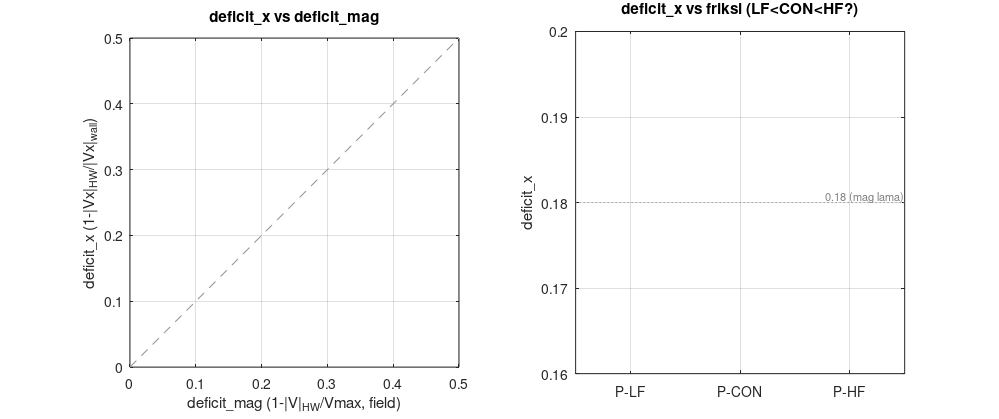

Source code (MATLAB):
function out = PAB_HW_vxvy_deficit(varargin)
%PAB_HW_VXVY_DEFICIT  Dekomposisi Vx/Vy hanging-wall & defisit transport horizontal.
%
%   Ambil kurva POT hanging-wall (HW) & footwall (FW) IDENTIK dgn PAB4AXPOT
%   CLEAN, tetapi PISAHKAN kecepatan |V| menjadi komponen horizontal Vx dan
%   vertikal Vy, lalu isolasi DEFISIT TRANSPORT HORIZONTAL HW vs dinding
%   pendorong (shortening yg diserap sesar aktif).
%
%   Latar: klaim inti = HW aktif selalu lebih lambat dari dinding, defisit ~18%
%   (HW ~= 0.82 x Vmax). Angka 18% itu dihitung dari |V| (campur transport
%   horizontal + pengangkatan ramp). Defisit yg BENAR secara fisika harus dari
%   Vx. Skrip ini menghitung deficit_x dan membandingkannya dgn deficit_mag lama.
%
%   PENTING (temuan verifikasi data, 2026-07-20):
%     * velocity_magnitude PIVlab = hypot(u_smoothed, v_smoothed) PERSIS (err 0%).
%       u_component/v_component KOSONG di berkas ini; sqrt(u_filtered^2+v_filtered^2)
%       beda ~48% dari |V|. Jadi komponen yg KONSISTEN dgn |V| (baseline deficit
%       0.18 di PAB4AXPOT) = u_smoothed/v_smoothed -> itu yg dipakai (bukan
%       u_filtered spt bunyi prompt). Ini menjaga sqrt(Vx^2+Vy^2) == |V|.
%     * Shortening di zona ukur (kamera tengah, ukur dari kiri) bergerak ke +x
%       (u_smoothed ~ +5.6 px/frame di kolom max|V|), BUKAN -x. Defisit dilaporkan
%       dari |Vx| (magnitude) supaya kebal arah; arah dinding dideteksi dari data.
%
%   Reuse jalur kanonik PAB4AXPOT (jangan bikin sampler paralel):
%     step1Session.loadAllFrames -> i_resolveLine (potdata garis-1 / autoPSG 75%)
%     -> step1Collect.collectAlongLine(data,p1,p2,sp,SRC) utk SRC =
%        'velocity_magnitude' | 'u_smoothed' | 'v_smoothed' (node SAMA)
%     -> records.normalize/applyColors ; potdata excluded+cutFrame ; trim [startF,endF].
%
%   Usage:
%     PAB_HW_vxvy_deficit                       % semua kondisi CON/HF/LF di EXP Q1
%     PAB_HW_vxvy_deficit('root', DIR)          % override folder induk EXP Q1
%     PAB_HW_vxvy_deficit('conditions', {'P-CON-4cm-F'})   % subset
%
%   Output ke PAB/CLCC/VXVY/ :
%     - PAB_VXVY_<cond>.pdf   (per kondisi: Vx_HW/Vy_HW/env vs strain, tiap run)
%     - PAB_VXVY_summary.pdf  (deficit_x vs deficit_mag ; deficit vs friksi)
%     - PAB_VXVY_panels.csv   (tabel numerik penuh)
%     - PAB_VXVY_result.json  (semua metrik + metadata + sanity)
%     - PAB_VXVY_report.md    (metode + angka final)
%     - PAB_VXVY_data.mat     (struct panel reusable)
%
%   Jalankan pab_setup dulu (pivcore/pivui on path). MATLAB R2025b.

    p = inputParser;
    p.addParameter('root', '', @(s) ischar(s)||isstring(s));
    p.addParameter('conditions', {}, @(c) iscell(c));
    p.addParameter('plateauK', 20, @(x) isscalar(x)&&x>=1);   % lebar jendela plateau (frame)
    p.addParameter('regen', false, @(x) islogical(x)||isnumeric(x));  % hanya rebuild report+summary dari .mat
    p.parse(varargin{:});
    root = char(p.Results.root);
    conds = p.Results.conditions;
    plateauK = p.Results.plateauK;

    outDir0 = fullfile(fileparts(mfilename('fullpath')), 'CLCC', 'VXVY');
    if p.Results.regen
        % Regenerasi CEPAT report + summary + CSV + JSON dari PAB_VXVY_data.mat
        % (tanpa re-sampling). Berguna setelah ubah teks/plot ringkas.
        L = load(fullfile(outDir0,'PAB_VXVY_data.mat'));   % panels, result
        fo = {'P-LF-4cm-F','P-CON-4cm-F','P-HF-4cm-F'};
        fc = containers.Map({'P-LF-4cm-F','P-CON-4cm-F','P-HF-4cm-F'}, ...
            {[0.20 0.45 0.80],[0.35 0.35 0.35],[0.80 0.20 0.20]});
        R2 = L.result; R2.summary = i_summaryStats(L.panels, fo);
        R2.panels = i_panelsForJson(L.panels);
        i_plotSummary(L.panels, fo, fc, fullfile(outDir0,'PAB_VXVY_summary.pdf'));
        i_writeCsv(L.panels, fullfile(outDir0,'PAB_VXVY_panels.csv'));
        fid=fopen(fullfile(outDir0,'PAB_VXVY_result.json'),'w');
        fwrite(fid, jsonencode(R2,'PrettyPrint',true)); fclose(fid);
        i_writeReport(R2, fullfile(outDir0,'PAB_VXVY_report.md'));
        fprintf('REGEN selesai: report+summary+csv+json diperbarui dari .mat\n');
        if nargout>0, out=R2; end
        return;
    end

    if isempty(root)
        root = fullfile(getenv('HOME'), 'MACTERR_shared', 'EXP_coll', 'EXP Q1');
    end
    if isempty(conds)
        conds = {'P-CON-4cm-F','P-HF-4cm-F','P-LF-4cm-F'};
    end

    outDir = fullfile(fileparts(mfilename('fullpath')), 'CLCC', 'VXVY');
    if ~isfolder(outDir), mkdir(outDir); end

    log = i_logger(outDir);
    log('=== PAB_HW_vxvy_deficit ===');
    log(sprintf('root      : %s', root));
    log(sprintf('conditions: %s', strjoin(conds, ', ')));
    log(sprintf('plateauK  : %d frame', plateauK));
    log(sprintf('outDir    : %s', outDir));

    % Palet warna friksi (ilmiah, tegas): LF biru, CON abu, HF merah.
    frictionOrder = {'P-LF-4cm-F','P-CON-4cm-F','P-HF-4cm-F'};
    frictionColor = containers.Map( ...
        {'P-LF-4cm-F','P-CON-4cm-F','P-HF-4cm-F'}, ...
        {[0.20 0.45 0.80],[0.35 0.35 0.35],[0.80 0.20 0.20]});

    RESULT = struct('generatedAt', datestr(now,'yyyy-mm-dd HH:MM:SS'), ...
        'root', root, 'plateauK', plateauK, 'conditions', {{}});
    ALLPANELS = {};   % flatten untuk .mat/.csv

    for ci = 1:numel(conds)
        cond = conds{ci};
        cdir = fullfile(root, cond);
        if ~isfolder(cdir), log(sprintf('[SKIP] tak ada folder: %s', cdir)); continue; end
        files = i_findExpFiles(cdir);
        log(sprintf('--- %s : %d run ---', cond, numel(files)));

        runs = {};
        for i = 1:numel(files)
            [~,bn] = fileparts(files{i});
            log(sprintf('  [%s] %s', cond, bn));
            try
                R = i_analyzeExp(files{i}, plateauK, log);
            catch ME
                log(sprintf('    [FAIL] %s : %s', bn, ME.message));
                continue;
            end
            R.condition = cond;
            R.runIndex  = i;
            runs{end+1} = R; %#ok<AGROW>
            for k = 1:numel(R.faults)
                fr = R.faults{k};
                fr.condition = cond; fr.base = R.base; fr.runIndex = i;
                fr.calibrated = R.calibrated; fr.vMult = R.vMult;
                fr.deficit_mag_env = R.deficit_env_used;   % dinding pilihan
                ALLPANELS{end+1} = fr; %#ok<AGROW>
            end
        end

        % --- figur per kondisi ---
        try
            i_plotCondition(runs, cond, fullfile(outDir, sprintf('PAB_VXVY_%s.pdf', cond)));
            log(sprintf('  -> PDF: PAB_VXVY_%s.pdf', cond));
        catch ME
            log(sprintf('  [PLOT FAIL] %s : %s', cond, ME.message));
        end

        cs = struct('name', cond, 'runs', {runs});
        RESULT.conditions{end+1} = cs;
    end

    % --- figur ringkas lintas kondisi ---
    try
        i_plotSummary(ALLPANELS, frictionOrder, frictionColor, ...
            fullfile(outDir,'PAB_VXVY_summary.pdf'));
        log('-> PDF: PAB_VXVY_summary.pdf');
    catch ME
        log(sprintf('[SUMMARY PLOT FAIL] %s', ME.message));
    end

    % --- CSV ---
    try
        i_writeCsv(ALLPANELS, fullfile(outDir,'PAB_VXVY_panels.csv'));
        log('-> CSV: PAB_VXVY_panels.csv');
    catch ME
        log(sprintf('[CSV FAIL] %s', ME.message));
    end

    % --- JSON ---
    RESULT.panels = i_panelsForJson(ALLPANELS);
    RESULT.summary = i_summaryStats(ALLPANELS, frictionOrder);
    try
        fid = fopen(fullfile(outDir,'PAB_VXVY_result.json'),'w');
        fwrite(fid, jsonencode(RESULT, 'PrettyPrint', true)); fclose(fid);
        log('-> JSON: PAB_VXVY_result.json');
    catch ME
        log(sprintf('[JSON FAIL] %s', ME.message));
    end

    % --- report .md ---
    try
        i_writeReport(RESULT, fullfile(outDir,'PAB_VXVY_report.md'));
        log('-> MD: PAB_VXVY_report.md');
    catch ME
        log(sprintf('[REPORT FAIL] %s', ME.message));
    end

    % --- .mat ---
    try
        panels = ALLPANELS; result = RESULT; %#ok<NASGU>
        save(fullfile(outDir,'PAB_VXVY_data.mat'), 'panels', 'result');
        log('-> MAT: PAB_VXVY_data.mat');
    catch ME
        log(sprintf('[MAT FAIL] %s', ME.message));
    end

    log('=== SELESAI ===');
    if nargout>0, out = RESULT; end
end

% =====================================================================
function R = i_analyzeExp(matFile, plateauK, log)
%I_ANALYZEEXP  Satu eksperimen: sampel |V|/Vx/Vy pada node SAMA, resolusi
%   sesar, hitung defisit + amalgamasi multi-kriteria. Reuse jalur PAB4AXPOT.
    [~, base] = fileparts(matFile);
    R = struct('base', base, 'matFile', matFile);

    % --- muat + garis PSG (jalur kanonik) ---
    data = pivcore.io.step1Session.loadAllFrames(matFile);
    [p1, p2] = i_resolveLine(matFile, data);
    sp = pivcore.io.step1Session.savedSpacing(matFile);
    if ~(isscalar(sp)&&isfinite(sp)&&sp>0)
        dd = pivcore.data.nodeSpacing(data);
        if isfinite(dd)&&dd>0, sp=round(dd); else, sp=10; end
    end

    % --- sampel TIGA sumber pada node IDENTIK ---
    recM = pivcore.pot.records.applyColors(pivcore.pot.records.normalize( ...
        pivcore.pot.step1Collect.collectAlongLine(data,p1,p2,sp,'velocity_magnitude')));
    recU = pivcore.pot.records.normalize( ...
        pivcore.pot.step1Collect.collectAlongLine(data,p1,p2,sp,'u_smoothed'));
    recV = pivcore.pot.records.normalize( ...
        pivcore.pot.step1Collect.collectAlongLine(data,p1,p2,sp,'v_smoothed'));

    nF = 0; for r=1:numel(recM), nF=max(nF,numel(recM(r).data)); end; nF=max(1,nF);

    % Node harus align (jumlah & posPx). Verifikasi.
    if ~(numel(recM)==numel(recU) && numel(recU)==numel(recV))
        error('Node count mismatch |V|=%d Vx=%d Vy=%d', numel(recM),numel(recU),numel(recV));
    end

    % --- SANITY KALIBRASI (menghentikan): calu==calv==calxy (isotropik). ---
    calu=i_cal(data,'calu'); calv=i_cal(data,'calv'); calxy=i_cal(data,'calxy');
    R.cal = struct('calu',calu,'calv',calv,'calxy',calxy);
    if isfinite(calu)&&isfinite(calv) && abs(calu-calv) > 1e-9*max(1,abs(calu))
        error(['SANITY KALIBRASI GAGAL: calu(%.6g) != calv(%.6g) -> konversi spasial ' ...
            'anisotropik; Vx/Vy tak sebanding. Hentikan.'], calu, calv);
    end

    % --- INFO: |V|_self=hypot(Vx,Vy) vs field velocity_magnitude ---
    %   Setelah blok-average 3x3 + MA, field |V| = mean(|v| per sel) sedangkan
    %   Vx/Vy = mean komponen; karena arah aliran beragam dlm blok, hypot(Vx,Vy)
    %   != |V| (sifat urutan-averaging, BUKAN bug). Analisis ini memakai
    %   |V|_self = hypot(Vx,Vy) (konsisten-diri: sqrt(Vx^2+Vy^2)=|V| by
    %   construction). Field |V| disimpan HANYA sbg referensi deficit_mag lama.
    dmax=0; dmed=[];
    for r = 1:numel(recM)
        m=recM(r).data(:).'; u=recU(r).data(:).'; v=recV(r).data(:).';
        L=min([numel(m) numel(u) numel(v)]); m=m(1:L);u=u(1:L);v=v(1:L);
        rec=hypot(u,v); g=isfinite(rec)&isfinite(m)&(m>1e-6);
        if ~any(g), continue; end
        e=abs(rec(g)-m(g))./m(g); dmax=max(dmax,max(e)); dmed=[dmed e]; %#ok<AGROW>
    end
    R.selfVsField = struct('maxRelErr', dmax, ...
        'medRelErr', i_m(dmed), ...
        'note', '|V|_self=hypot(Vx,Vy) dipakai; beda vs field = artefak urutan-average (bukan bug).');
    log(sprintf('    |V|_self vs field |V|: median=%.2g%% max=%.2g%% (informatif; |V|_self dipakai)', ...
        i_m(dmed)*100, dmax*100));

    % --- potdata: excluded + cutFrame (POSISIONAL, semua sumber sama) ---
    recM = i_applyPotData(matFile, recM);
    recU = i_copyPotFlags(recM, recU);
    recV = i_copyPotFlags(recM, recV);

    % --- kalibrasi cm/s (paritas frameCatalog velMultGeom) ---
    [strTot, ~, dxCm] = pivcore.export.frameCatalog.readGeom(matFile);
    dtSec = pivcore.export.frameCatalog.readExifDt(matFile);
    envRaw = i_indenterEnv(recM, nF, false);          % envelope MENTAH (kalibrasi stabil)
    indMax = NaN; if ~isempty(envRaw), e=envRaw(isfinite(envRaw)); if ~isempty(e), indMax=max(e); end, end
    vMult = NaN;
    if isfinite(dxCm)&&dxCm>0 && isfinite(dtSec)&&dtSec>0 && nF>1 && isfinite(indMax)&&indMax>0
        vMult = (dxCm/((nF-1)*dtSec)) / indMax;         % cm/s per (px/frame)
    end
    calibrated = isfinite(vMult) && vMult>0;
    if ~calibrated, vMult = 1; end
    R.calibrated = calibrated; R.vMult = vMult; R.nF = nF; R.strainTot = strTot;
    R.indMax = indMax; R.dxCm = dxCm; R.dtSec = dtSec;

    % X-axis strain%
    haveStrain = isfinite(strTot)&&strTot~=0&&nF>1;
    if haveStrain, xr = (0:nF-1)/(nF-1)*strTot; else, xr = 1:nF; end
    R.xr = xr; R.haveStrain = haveStrain;

    % --- envelope dinding: (a) empiris |V| ; (b) indenter axpot bila ada ---
    envA = i_indenterEnv(recM, nF, true);               % hormati excluded (clean, FIELD |V|)
    R.env_mag = envA;                                    % referensi field
    % Komponen envelope: pada tiap frame ambil Vx,Vy pada node ber-|V|_self maks.
    % env_mag_self = hypot(env_vx,env_vy) -> konsisten-diri (baseline analisis).
    [envVx, envVy, envMagSelf] = i_envComponents(recM, recU, recV, nF);
    R.env_vx = envVx; R.env_vy = envVy; R.env_mag_self = envMagSelf;
    % (b) indenter dari axpot sidecar (referensi independen) bila tersedia.
    [envB_mag, haveB] = i_axpotIndenter(matFile, nF);
    R.env_axpot = envB_mag; R.haveAxpot = haveB;
    % Perbandingan (a) vs (b) di plateau global (median 20% frame terakhir aktif).
    R.envAB = i_compareEnv(envA, envB_mag, haveB);

    % Envelope drift (uji paralaks): fit linier |V|_wall vs strain.
    R.envDrift = i_envDrift(xr, envA);

    % dinding yg DIPAKAI utk deficit: default empiris (a). Simpan flag.
    R.deficit_env_used = 'empirical';

    % --- sesar dari faults.json ---
    R.faults = i_analyzeFaults(matFile, data, recM, recU, recV, nF, xr, vMult, ...
        envA, envMagSelf, envVx, plateauK, log);
end

% =====================================================================
function F = i_analyzeFaults(matFile, data, recM, recU, recV, nF, xr, vMult, ...
        envMagField, envMagSelf, envVx, plateauK, log)
%I_ANALYZEFAULTS  Per sesar utama: kurva HW/FW untuk |V|/Vx/Vy, jendela aktif,
%   amalgamasi multi-kriteria, plateau median, deficit_mag & deficit_x.
    F = {};
    try
        doc = pivcore.io.pab5Faults.read(matFile);
    catch
        return;
    end
    if ~isstruct(doc)||~isfield(doc,'faults')||isempty(doc.faults), return; end
    FF = doc.faults; if isstruct(FF), FF=num2cell(FF); end

    for k = 1:numel(FF)
        f = FF{k}; if ~isstruct(f), continue; end
        if isfield(f,'enabled')&&isscalar(f.enabled)&&~logical(f.enabled), continue; end
        if isfield(f,'parentId')&&~isempty(f.parentId)&&(ischar(f.parentId)||isstring(f.parentId)) ...
                && ~isempty(char(f.parentId)), continue; end   % sub-fault: lewati

        hwRow = i_rowForPos(recM, f.hwPosPx);
        fwRow = i_rowForPos(recM, f.fwPosPx);
        if isempty(hwRow), continue; end

        % Deret HW/FW utk tiga sumber (trim identik).
        mHW = i_dispY(recM, hwRow, nF); uHW = i_dispY(recU, hwRow, nF); vHW = i_dispY(recV, hwRow, nF);
        mFW=[];uFW=[];vFW=[];
        if ~isempty(fwRow)
            mFW=i_dispY(recM,fwRow,nF); uFW=i_dispY(recU,fwRow,nF); vFW=i_dispY(recV,fwRow,nF);
        end

        % Jendela aktif [a,b] dari faults.json.
        a=f.startF; b=f.endF;
        if ~(isfinite(a)&&isfinite(b))
            gg=isfinite(mHW); idx=find(gg); if isempty(idx), a=1;b=nF; else,a=idx(1);b=idx(end);end
        end
        a=max(1,round(min(a,b))); b=min(nF,round(max(a,b)));

        % AX-SLIP komponen = Vx_HW - Vx_FW (utk startF & amalgamasi).
        axslip = nan(1,nF);
        if ~isempty(uFW)
            L=min(numel(uHW),numel(uFW)); axslip(1:L)=uHW(1:L)-uFW(1:L);
        end
        % |V| net-slip lama (utk validasi startF json).
        startF_axslip = i_startFromAxslip(axslip);

        % --- amalgamasi multi-kriteria ---
        % (1) X-FS dari faults.json.
        xfs = NaN; if isfield(f,'fsr')&&isscalar(f.fsr)&&isfinite(f.fsr), xfs=f.fsr; end
        % (2) AX-SLIP -> 0 (turun ke bawah noise & tetap).
        amalg_axslip = i_amalgFromAxslip(axslip, a, b);
        % (3) shear_rate -> 0 di zona sesar (node HW..FW). Pakai |V| kurva sbg
        %     proxy? Tidak: baca shear_rate langsung sepanjang node HW..FW.
        amalg_shear = i_amalgFromShear(data, recM, hwRow, fwRow, nF, a, b);
        % (4) endF human label (faults.json).
        amalg_endF = b;

        cand = [xfs amalg_axslip amalg_shear amalg_endF];
        cand = cand(isfinite(cand));
        amalgFrame = amalg_endF;   % default: endF human
        if ~isempty(cand), amalgFrame = round(median(cand)); end
        amalgFrame = max(a+1, min(nF, amalgFrame));
        amalgSpread = NaN; if numel(cand)>=2, amalgSpread = max(cand)-min(cand); end

        % --- plateau fase-aktif: median jendela [amalg-K, amalg] ---
        w0 = max(a, amalgFrame - plateauK); w1 = amalgFrame;
        win = w0:w1;
        % |V|_self HW = hypot(Vx,Vy) konsisten-diri (baseline utama).
        magSelfHW = hypot(uHW, vHW);
        magSelfHWp = i_medWin(magSelfHW, win);
        magFieldHWp = i_medWin(mHW, win);      % field |V| (referensi 0.18 lama)
        vxHWp  = i_medWin(uHW, win);
        vyHWp  = i_medWin(vHW, win);
        % dinding pada jendela sama.
        magWallSelf  = i_medWin(envMagSelf,  win);
        magWallField = i_medWin(envMagField, win);
        vxWall  = i_medWin(envVx,  win);

        % deficit horizontal (|Vx|, kebal arah) = ANGKA BARU yg dicari.
        deficit_x   = i_deficit(abs(vxHWp), abs(vxWall));
        % deficit magnitude: (self) konsisten-diri & (field) referensi ke 0.18.
        deficit_mag_self  = i_deficit(magSelfHWp,  magWallSelf);
        deficit_mag_field = i_deficit(magFieldHWp, magWallField);
        deficit_mag = deficit_mag_self;   % baseline utama = self
        VyOverVx    = NaN; if isfinite(vyHWp)&&abs(vxHWp)>1e-9, VyOverVx = abs(vyHWp)/abs(vxHWp); end

        % kematangan: sesar termuda (endF ~ nF) TANDAI (belum matang).
        mature = (b < 0.95*nF);
        % suspect: HW plateau ~0 (def_x mendekati 1) atau HW>=wall (def<0) atau
        %   jendela plateau terlalu pendek -> kemungkinan node HW jatuh di zona
        %   mati/tepi atau sesar meliputi seluruh domain. TANDAI (bukan drop diam).
        suspect = false;
        if ~isfinite(deficit_x) || deficit_x > 0.85 || deficit_x < -0.05 ...
                || (w1-w0) < 5 || ~isfinite(vxWall) || abs(vxWall) < 1e-3
            suspect = true;
        end
        if suspect, mature = false; end   % keluarkan dari statistik matang

        fs = struct();
        fs.uiNum = i_scalarField(f,'uiNum');
        fs.hwPosPx = f.hwPosPx; fs.fwPosPx = f.fwPosPx;
        fs.a=a; fs.b=b;
        fs.startF_json = f.startF; fs.startF_axslip = startF_axslip;
        fs.amalg_xfs = xfs; fs.amalg_axslip = amalg_axslip; ...
        fs.amalg_shear = amalg_shear; fs.amalg_endF = amalg_endF;
        fs.amalgFrame = amalgFrame; fs.amalgSpread = amalgSpread;
        fs.plateauWin = [w0 w1];
        fs.mag_HW_plateau = magSelfHWp;      % |V|_self (baseline)
        fs.magField_HW_plateau = magFieldHWp;
        fs.vx_HW_plateau = vxHWp; fs.vy_HW_plateau = vyHWp;
        fs.mag_wall = magWallSelf; fs.magField_wall = magWallField; fs.vx_wall = vxWall;
        fs.deficit_mag = deficit_mag;            % = deficit_mag_self
        fs.deficit_mag_self = deficit_mag_self;
        fs.deficit_mag_field = deficit_mag_field;
        fs.deficit_x = deficit_x; fs.VyOverVx = VyOverVx;
        fs.mature = mature; fs.suspect = suspect;
        % simpan deret utk plot (cm/s bila vMult). mag_HW = |V|_self.
        fs.series = struct('xr',xr, 'vx_HW',uHW*vMult, 'vy_HW',vHW*vMult, ...
            'mag_HW',magSelfHW*vMult, 'env_vx',envVx*vMult, 'env_mag',envMagSelf*vMult, ...
            'axslip', axslip*vMult);
        F{end+1} = fs; %#ok<AGROW>

        log(sprintf('    F%g: [a,b]=[%d,%d] amalg=%d (xfs=%s axslip=%s shear=%s endF=%d) | def_x=%.3f def_mag(self=%.3f field=%.3f) Vy/Vx=%.2f %s', ...
            fs.uiNum, a, b, amalgFrame, i_ns(xfs), i_ns(amalg_axslip), i_ns(amalg_shear), b, ...
            deficit_x, deficit_mag_self, deficit_mag_field, VyOverVx, ...
            [i_tf(~mature&&~suspect,'[IMMATURE]','') i_tf(suspect,'[SUSPECT-dropped]','')]));
    end
end

% =====================================================================
% ---- helper reuse jalur PAB4AXPOT ----
function [p1,p2] = i_resolveLine(matFile, data)
    p1=[];p2=[];
    ln = pivcore.export.frameCatalog.lineFromPotData(matFile);
    if ~isempty(ln), p1=ln.p1(:).'; p2=ln.p2(:).'; return; end
    la = pivcore.io.step1Session.loadLine(matFile);
    if ~isempty(la)&&isfield(la,'p1')&&isfield(la,'p2'), p1=la.p1(:).'; p2=la.p2(:).'; return; end
    x=pivcore.data.safeFrame(data.x,1); y=pivcore.data.safeFrame(data.y,1);
    xE=[min(x(:)) max(x(:))]; yE=[min(y(:)) max(y(:))];
    yL=yE(2)-0.75*(yE(2)-yE(1)); p1=[xE(1) yL]; p2=[xE(2) yL];
end

function files = i_findExpFiles(expDir)
    d=dir(fullfile(expDir,'*.mat')); d=d(~[d.isdir]);
    names={};keys={};
    for k=1:numel(d)
        nm=d(k).name;
        if ~isempty(regexpi(nm,'_[a-z0-9]+\.mat$','once')), continue; end
        if ~isempty(regexpi(nm,'^(PABSA|PAB\d|progress|.*_progress_)','once')), continue; end
        names{end+1}=fullfile(d(k).folder,nm); %#ok<AGROW>
        tok=regexpi(nm,'-(\d+)-OVL','tokens','once');
        if ~isempty(tok), keys{end+1}=sprintf('%06d',str2double(tok{1})); else, keys{end+1}=lower(nm); end %#ok<AGROW>
    end
    if isempty(names), files={}; return; end
    [~,ord]=sort(keys); files=names(ord);
end

function recs = i_applyPotData(matFile, recs)
    try, doc=pivcore.io.pab4PotData.read(matFile); catch, return; end
    if ~isstruct(doc)||~isfield(doc,'psgLines')||isempty(doc.psgLines), return; end
    ln=doc.psgLines{1}; if ~isstruct(ln)||~isfield(ln,'curves'), return; end
    m=min(numel(recs),numel(ln.curves));
    for k=1:m
        c=ln.curves{k}; if ~isstruct(c), continue; end
        if isfield(c,'cutFrame')&&isscalar(c.cutFrame)&&isfinite(c.cutFrame)
            recs(k).cutManual=true; recs(k).cutFrame=c.cutFrame;
        end
        if isfield(c,'excluded')&&isscalar(c.excluded)&&logical(c.excluded), recs(k).excluded=true; end
    end
end

function dst = i_copyPotFlags(src, dst)
%I_COPYPOTFLAGS  Salin flag excluded/cutFrame dari recM (|V|) ke recU/recV agar
%   trim & exclusion IDENTIK di tiga sumber (node align).
    m=min(numel(src),numel(dst));
    for k=1:m
        if isfield(src(k),'excluded')&&isscalar(src(k).excluded)&&logical(src(k).excluded), dst(k).excluded=true; end
        if isfield(src(k),'cutManual')&&src(k).cutManual
            dst(k).cutManual=true; dst(k).cutFrame=src(k).cutFrame;
        end
    end
end

function r = i_rowForPos(recs, posPx)
    r=[]; if ~isscalar(posPx)||~isfinite(posPx)||isempty(recs), return; end
    best=inf;bestR=[];ps=[];
    for k=1:numel(recs)
        if isfield(recs(k),'excluded')&&isscalar(recs(k).excluded)&&logical(recs(k).excluded), continue; end
        p=NaN; if isfield(recs(k),'posPx')&&isscalar(recs(k).posPx), p=recs(k).posPx; end
        if isfinite(p), ps(end+1)=p; d=abs(p-posPx); if d<best,best=d;bestR=k;end; end %#ok<AGROW>
    end
    if isempty(bestR), return; end
    sp=10; if numel(ps)>=2, dsp=median(diff(sort(ps))); if isfinite(dsp)&&dsp>0, sp=dsp; end, end
    if best<=max(8,0.75*sp), r=bestR; end
end

function y = i_dispY(recs, row, nF)
    y=[]; if isempty(row)||row<1||row>numel(recs), return; end
    [~,y]=pivcore.pot.records.curveXY(recs(row), nF);
    y=pivui.pab4Shell.applyTrimYV(recs(row), y);
    y=y(:).';
end

function env = i_indenterEnv(recs, nF, honorExcluded)
    M=-inf(1,nF); any_=false;
    for r=1:numel(recs)
        if honorExcluded&&isfield(recs(r),'excluded')&&isscalar(recs(r).excluded)&&logical(recs(r).excluded), continue; end
        [~,yv]=pivcore.pot.records.curveXY(recs(r),nF);
        yv=pivui.pab4Shell.applyTrimYV(recs(r),yv);
        if isempty(yv), continue; end
        m=numel(yv); seg=M(1:m); g=isfinite(yv); seg(g)=max(seg(g),yv(g)); M(1:m)=seg; any_=true;
    end
    if ~any_, env=[]; return; end
    M(~isfinite(M))=NaN; env=M;
end

function [envVx, envVy, envMagSelf] = i_envComponents(recM, recU, recV, nF)
%I_ENVCOMPONENTS  Pada tiap frame, ambil Vx/Vy pada node ber-|V|_self MAKS
%   (|V|_self=hypot(Vx,Vy); excluded dihormati). Ini "dinding pendorong"
%   konsisten-diri: envMagSelf=hypot(envVx,envVy).
    envVx=nan(1,nF); envVy=nan(1,nF); envMagSelf=nan(1,nF);
    nR=numel(recM);
    YU=nan(nR,nF); YV=nan(nR,nF);
    for r=1:nR
        if isfield(recM(r),'excluded')&&isscalar(recM(r).excluded)&&logical(recM(r).excluded), continue; end
        yu=i_dispY(recU,r,nF); yv=i_dispY(recV,r,nF);
        L=min([numel(yu) numel(yv) nF]);
        YU(r,1:L)=yu(1:L); YV(r,1:L)=yv(1:L);
    end
    YMS=hypot(YU,YV);
    for k=1:nF
        col=YMS(:,k); [mx,ir]=max(col);
        if isfinite(mx), envVx(k)=YU(ir,k); envVy(k)=YV(ir,k); envMagSelf(k)=mx; end
    end
end

function v = i_cal(data, name)
    v=NaN; if isfield(data,name), c=data.(name); if isnumeric(c)&&isscalar(c), v=double(c); end, end
end

% =====================================================================
% ---- amalgamasi & startF ----
function sf = i_startFromAxslip(axslip)
%I_STARTFROMAXSLIP  Titik saat AX-SLIP mulai KONSISTEN positif (naik & tetap>0).
    sf=NaN; a=axslip(:).'; n=numel(a);
    g=isfinite(a); if ~any(g), return; end
    thr=0.05*max(abs(a(g)));   % noise floor 5% amplitudo
    run=0; need=5;             % butuh 5 frame beruntun > thr
    for k=1:n
        if isfinite(a(k))&&a(k)>thr, run=run+1; if run>=need, sf=k-need+1; return; end
        else, run=0; end
    end
end

function fr = i_amalgFromAxslip(axslip, a, b)
%I_AMALGFROMAXSLIP  Frame saat AX-SLIP turun ke bawah noise floor & TETAP,
%   dicari SETELAH puncak dlm [a,b].
    fr=NaN; s=axslip(:).'; n=numel(s);
    idx=a:min(b+round(0.15*(b-a)),n); idx=idx(idx>=1&idx<=n);
    seg=s(idx); g=isfinite(seg); if ~any(g), return; end
    pk=max(seg(g)); if ~(pk>0), return; end
    thr=0.15*pk;                    % 15% puncak = noise floor
    [~,ipk]=max(seg);
    run=0; need=5;
    for j=ipk:numel(seg)
        if isfinite(seg(j))&&seg(j)<thr, run=run+1; if run>=need, fr=idx(j-need+1); return; end
        else, run=0; end
    end
end

function fr = i_amalgFromShear(data, recM, hwRow, fwRow, nF, a, b)
%I_AMALGFROMSHEAR  Amalgamasi fisik: shear_rate -> 0 di zona sesar (node
%   HW..FW). Sampel |shear_rate| sepanjang node antara HW & FW pakai posisi
%   node (origin) recM, cari frame saat mereda & tetap setelah puncak.
%   `data` = struct loadAllFrames (dipass agar tak reload per-sesar).
    fr=NaN;
    if isempty(hwRow)||~isstruct(data), return; end
    r1=hwRow; r2=fwRow; if isempty(r2), r2=hwRow; end
    lo=min(r1,r2); hi=max(r1,r2);
    origins=[];
    for r=lo:hi
        if isfield(recM(r),'origin')&&numel(recM(r).origin)==2, origins(end+1,:)=recM(r).origin; end %#ok<AGROW>
    end
    if isempty(origins), return; end
    % Deret |shear| rata-rata zona per frame.
    ser=nan(1,nF);
    for k=1:nF
        [Z,~]=pivcore.data.resolveScalar(data,'shear_rate',k);
        if isempty(Z), continue; end
        x=pivcore.data.safeFrame(data.x,k); y=pivcore.data.safeFrame(data.y,k);
        if isempty(x)||isempty(y)||~isequal(size(Z),size(x)), continue; end
        xrow=x(1,:); ycol=y(:,1);
        yMid=(max(ycol)+min(ycol))/2; ycolF=2*yMid-ycol;
        vals=[];
        for t=1:size(origins,1)
            [~,ic]=min(abs(xrow(:)-origins(t,1)));
            [~,ir]=min(abs(ycolF(:)-origins(t,2)));
            v=Z(ir,ic); if isfinite(v), vals(end+1)=abs(v); end %#ok<AGROW>
        end
        if ~isempty(vals), ser(k)=mean(vals); end
    end
    idx=a:min(b+round(0.15*(b-a)),nF); idx=idx(idx>=1&idx<=nF);
    seg=ser(idx); g=isfinite(seg); if ~any(g), return; end
    pk=max(seg(g)); if ~(pk>0), return; end
    thr=0.20*pk; [~,ipk]=max(seg); run=0; need=5;
    for j=ipk:numel(seg)
        if isfinite(seg(j))&&seg(j)<thr, run=run+1; if run>=need, fr=idx(j-need+1); return; end
        else, run=0; end
    end
end

% =====================================================================
% ---- kalibrasi & envelope helper ----
function [env, have] = i_axpotIndenter(matFile, nF)
%I_AXPOTINDENTER  Coba baca indenter track dari <base>_axpot.mat (referensi
%   dinding independen). env = px/frame |V| dinding per frame; have=false bila
%   tak ada.
    env=[]; have=false;
    ap=strrep(matFile,'.mat','_axpot.mat');
    if ~isfile(ap), return; end
    try, S=load(ap); catch, return; end
    % cari field indenter/envelope yang plausibel.
    cand={'indenter','indenterEnv','env','envelope','wall'};
    fn=fieldnames(S);
    for c=1:numel(cand)
        hit=fn(strcmpi(fn,cand{c}));
        if ~isempty(hit)
            v=S.(hit{1});
            if isnumeric(v)&&numel(v)>=2, env=v(:).'; have=true; return; end
            if isstruct(v)
                for g={'env','y','values','data'}
                    if isfield(v,g{1})&&isnumeric(v.(g{1}))&&numel(v.(g{1}))>=2
                        env=v.(g{1})(:).'; have=true; return;
                    end
                end
            end
        end
    end
end

function s = i_compareEnv(envA, envB, haveB)
    s=struct('haveB',haveB,'medA',NaN,'medB',NaN,'relDiffPct',NaN,'flag',false);
    a=envA(isfinite(envA)); if isempty(a), return; end
    s.medA=median(a(max(1,end-round(0.2*numel(a))):end));
    if ~haveB||isempty(envB), return; end
    b=envB(isfinite(envB)); if isempty(b), return; end
    s.medB=median(b(max(1,end-round(0.2*numel(b))):end));
    if s.medB>0, s.relDiffPct=abs(s.medA-s.medB)/s.medB*100; s.flag=s.relDiffPct>5; end
end

function s = i_envDrift(xr, env)
%I_ENVDRIFT  Fit linier |V|_wall vs strain -> slope %/regangan (uji paralaks).
    s=struct('slopePctPerStrain',NaN,'driftPctOverRun',NaN,'note','');
    g=isfinite(xr)&isfinite(env); if sum(g)<3, return; end
    x=xr(g); y=env(g);
    P=polyfit(x,y,1);
    m0=median(y); if m0<=0, return; end
    s.slopePctPerStrain = P(1)/m0*100;                 % % dari median per unit strain
    span=max(x)-min(x);
    s.driftPctOverRun = P(1)*span/m0*100;              % % perubahan sepanjang run
    if abs(s.driftPctOverRun)<10
        s.note='drift kecil (<10%): deficit relatif kebal paralaks (pembilang&penyebut sama-frame).';
    else
        s.note='drift >10%: waspada paralaks; deficit tetap relatif same-frame tapi tandai.';
    end
end

% =====================================================================
% ---- statistik & util ----
function v = i_medWin(y, win)
    v=NaN; if isempty(y), return; end
    win=win(win>=1&win<=numel(y)); if isempty(win), return; end
    seg=y(win); seg=seg(isfinite(seg)); if isempty(seg), return; end
    v=median(seg);
end
function d = i_deficit(hw, wall)
    d=NaN; if isfinite(hw)&&isfinite(wall)&&wall>1e-9, d=1-hw/wall; end
end
function v = i_scalarField(s,f)
    v=NaN; if isfield(s,f)&&isscalar(s.(f))&&isfinite(s.(f)), v=s.(f); end
end
function s = i_ns(x), if isfinite(x), s=sprintf('%d',round(x)); else, s='-'; end, end
function s = i_tf(c,a,b), if c, s=a; else, s=b; end, end

function log = i_logger(outDir)
    logFile=fullfile(outDir,'PAB_VXVY_run.log');
    fid=fopen(logFile,'w');
    log=@(m) i_logline(fid,m);
end
function i_logline(fid,m)
    fprintf('%s\n',m); if fid>0, fprintf(fid,'%s\n',m); end
end

% =====================================================================
% ---- output: plot per kondisi ----
function i_plotCondition(runs, cond, outPdf)
    n=numel(runs); if n==0, return; end
    ff=figure('Color','w','Units','pixels','Position',[60 60 1000 240*n+60],'Visible','off');
    try, pivui.forceLightTheme(ff); catch, end
    for i=1:n
        R=runs{i}; ax=subplot(n,1,i,'Parent',ff);
        i_panelAxes(ax, R, cond);
        if i<n, xlabel(ax,''); end
    end
    set(ff,'PaperPositionMode','auto');
    try, exportgraphics(ff,outPdf,'ContentType','vector','BackgroundColor','white');
    catch, print(ff,outPdf,'-dpdf','-bestfit'); end
    if isvalid(ff), close(ff); end
end

function i_panelAxes(ax, R, cond)
    cla(ax); hold(ax,'on');
    set(ax,'Color','w','Box','on','Layer','top','XColor',[.15 .15 .15],'YColor',[.15 .15 .15]);
    X=R.xr; vM=R.vMult;
    % envelope dinding (hitam tebal) = |V| wall.
    if ~isempty(R.env_mag)
        e=R.env_mag*vM; m=min(numel(e),numel(X)); g=isfinite(e(1:m));
        plot(ax,X(1:m),e(1:m).*g./g,'-','Color',[0 0 0],'LineWidth',2.4);
    end
    % Vx dinding (garis putus abu).
    if ~isempty(R.env_vx)
        e=abs(R.env_vx)*vM; m=min(numel(e),numel(X));
        plot(ax,X(1:m),e(1:m),'--','Color',[0.5 0.5 0.5],'LineWidth',1.2);
    end
    % kurva HW tiap sesar matang: Vx tebal, Vy tipis.
    cmap=lines(max(1,numel(R.faults)));
    for k=1:numel(R.faults)
        f=R.faults{k}; if ~isfield(f,'series'), continue; end
        col=cmap(k,:);
        s=f.series; m=min(numel(s.xr),numel(s.vx_HW));
        plot(ax,s.xr(1:m),abs(s.vx_HW(1:m)),'-','Color',col,'LineWidth',1.6);
        plot(ax,s.xr(1:m),abs(s.vy_HW(1:m)),':','Color',col,'LineWidth',0.9);
    end
    hold(ax,'off'); grid(ax,'on');
    if R.haveStrain, xlabel(ax,'Cumulative strain (%)'); set(ax,'XDir','reverse');
    else, xlabel(ax,'Frame'); end
    if R.calibrated, ylabel(ax,'|V| , |Vx| , |Vy| (cm/s)');
    else, ylabel(ax,'px/frame'); end
    tag=''; if ~R.calibrated, tag=' [px/frame: Y-calib missing]'; end
    title(ax, sprintf('%s  —  HW Vx(bold)/Vy(dotted) vs wall |V|(black), |Vx|(dashed)%s', ...
        R.base, tag), 'Interpreter','none','FontSize',9);
end

% =====================================================================
% ---- output: figur ringkas ----
function i_plotSummary(panels, fricOrder, fricColor, outPdf)
    mature = panels(cellfun(@(p) isfield(p,'mature')&&p.mature, panels));
    if isempty(mature), mature=panels; end
    ff=figure('Color','w','Units','pixels','Position',[60 60 1000 420],'Visible','off');
    try, pivui.forceLightTheme(ff); catch, end

    % (1) deficit_x vs deficit_mag scatter.
    ax1=subplot(1,2,1,'Parent',ff); hold(ax1,'on');
    for i=1:numel(mature)
        p=mature{i}; c=[0.3 0.3 0.3];
        if isKey(fricColor,p.condition), c=fricColor(p.condition); end
        if isfinite(p.deficit_mag_field)&&isfinite(p.deficit_x)
            plot(ax1,p.deficit_mag_field,p.deficit_x,'o','MarkerFaceColor',c,'MarkerEdgeColor','k','MarkerSize',7);
        end
    end
    lim=[0 0.5]; plot(ax1,lim,lim,'--','Color',[.6 .6 .6]);
    xlabel(ax1,'deficit\_mag (1-|V|_{HW}/Vmax, field)'); ylabel(ax1,'deficit\_x (1-|Vx|_{HW}/|Vx|_{wall})');
    title(ax1,'deficit\_x vs deficit\_mag'); grid(ax1,'on'); axis(ax1,'equal'); xlim(ax1,lim); ylim(ax1,lim);
    box(ax1,'on');

    % (2) deficit_x per kondisi (boxplot manual).
    ax2=subplot(1,2,2,'Parent',ff); hold(ax2,'on');
    xt=[];
    for j=1:numel(fricOrder)
        cond=fricOrder{j};
        dx=[]; dm=[];
        for i=1:numel(mature)
            p=mature{i};
            if strcmp(p.condition,cond)
                if isfinite(p.deficit_x), dx(end+1)=p.deficit_x; end %#ok<AGROW>
                if isfinite(p.deficit_mag), dm(end+1)=p.deficit_mag; end %#ok<AGROW>
            end
        end
        c=[0.3 0.3 0.3]; if isKey(fricColor,cond), c=fricColor(cond); end
        if ~isempty(dx)
            jit=(rand(1,numel(dx))-0.5)*0.12;
            plot(ax2,j+jit,dx,'o','MarkerFaceColor',c,'MarkerEdgeColor','k','MarkerSize',6);
            plot(ax2,[j-0.2 j+0.2],[median(dx) median(dx)],'-','Color',c,'LineWidth',2.5);
        end
        xt{end+1}=strrep(cond,'-4cm-F',''); %#ok<AGROW>
    end
    plot(ax2,[0.5 numel(fricOrder)+0.5],[0.18 0.18],':','Color',[.5 .5 .5]);
    text(ax2,numel(fricOrder)+0.5,0.18,' 0.18 (mag lama)','Color',[.5 .5 .5],'FontSize',8,'HorizontalAlignment','right','VerticalAlignment','bottom');
    set(ax2,'XTick',1:numel(fricOrder),'XTickLabel',xt);
    xlim(ax2,[0.5 numel(fricOrder)+0.5]); ylabel(ax2,'deficit\_x'); title(ax2,'deficit\_x vs friksi (LF<CON<HF?)');
    grid(ax2,'on'); box(ax2,'on');

    set(ff,'PaperPositionMode','auto');
    try, exportgraphics(ff,outPdf,'ContentType','vector','BackgroundColor','white');
    catch, print(ff,outPdf,'-dpdf','-bestfit'); end
    if isvalid(ff), close(ff); end
end

% =====================================================================
% ---- output: CSV / JSON / report ----
function i_writeCsv(panels, outCsv)
    fid=fopen(outCsv,'w');
    fprintf(fid,['condition,run,uiNum,mature,suspect,calibrated,vMult,startF_json,startF_axslip,' ...
        'amalg_xfs,amalg_axslip,amalg_shear,amalg_endF,amalgFrame,amalgSpread,' ...
        'plateauW0,plateauW1,magSelfHW_plateau,magFieldHW_plateau,vxHW_plateau,vyHW_plateau,' ...
        'magSelf_wall,magField_wall,vx_wall,' ...
        'deficit_x,deficit_mag_self,deficit_mag_field,VyOverVx\n']);
    for i=1:numel(panels)
        p=panels{i};
        fprintf(fid,'%s,%d,%g,%d,%d,%d,%.6g,%g,%s,%s,%s,%s,%g,%g,%s,%g,%g,%.5g,%.5g,%.5g,%.5g,%.5g,%.5g,%.5g,%.5g,%.5g,%.5g,%.4g\n', ...
            p.condition, p.runIndex, p.uiNum, p.mature, p.suspect, p.calibrated, p.vMult, ...
            p.startF_json, i_ns(p.startF_axslip), i_ns(p.amalg_xfs), i_ns(p.amalg_axslip), ...
            i_ns(p.amalg_shear), p.amalg_endF, p.amalgFrame, i_ns(p.amalgSpread), ...
            p.plateauWin(1), p.plateauWin(2), p.mag_HW_plateau, p.magField_HW_plateau, ...
            p.vx_HW_plateau, p.vy_HW_plateau, ...
            p.mag_wall, p.magField_wall, p.vx_wall, ...
            p.deficit_x, p.deficit_mag_self, p.deficit_mag_field, p.VyOverVx);
    end
    fclose(fid);
end

function P = i_panelsForJson(panels)
    P=cell(1,numel(panels));
    for i=1:numel(panels)
        p=panels{i};
        q=rmfield(p,'series');   % deret besar -> ke .mat saja
        P{i}=q;
    end
end

function s = i_summaryStats(panels, fricOrder)
    s=struct();
    mat=panels(cellfun(@(p) isfield(p,'mature')&&p.mature, panels));
    dx=cellfun(@(p) p.deficit_x, mat); dx=dx(isfinite(dx));
    dms=cellfun(@(p) p.deficit_mag_self, mat); dms=dms(isfinite(dms));
    dmf=cellfun(@(p) p.deficit_mag_field, mat); dmf=dmf(isfinite(dmf));
    s.n_mature=numel(mat);
    s.deficit_x_mean=i_m(dx); s.deficit_x_sd=i_sd(dx);
    s.deficit_mag_self_mean=i_m(dms); s.deficit_mag_self_sd=i_sd(dms);
    s.deficit_mag_field_mean=i_m(dmf); s.deficit_mag_field_sd=i_sd(dmf);
    for j=1:numel(fricOrder)
        cond=fricOrder{j};
        v=cellfun(@(p) p.deficit_x, mat(cellfun(@(p) strcmp(p.condition,cond), mat)));
        v=v(isfinite(v));
        key=matlab.lang.makeValidName(cond);
        s.byCondition.(key)=struct('n',numel(v),'deficit_x_mean',i_m(v),'deficit_x_sd',i_sd(v));
    end
end
function m=i_m(v), if isempty(v), m=NaN; else, m=mean(v); end, end
function s=i_sd(v), if numel(v)<2, s=NaN; else, s=std(v); end, end

function i_writeReport(RESULT, outMd)
    S=RESULT.summary;
    fid=fopen(outMd,'w');
    fp=@(varargin) fprintf(fid,varargin{:});
    fp('# Dekomposisi Vx/Vy & Defisit Transport Horizontal Hanging Wall\n\n');
    fp('_Dihasilkan: %s_\n\n', RESULT.generatedAt);
    fp('## Metode\n\n');
    fp('- Kurva HW/FW disampel IDENTIK dgn PAB4AXPOT CLEAN (garis PSG kanonik, potdata excluded+cutFrame, trim [startF,endF]).\n');
    fp('- Komponen Vx/Vy dari **u_smoothed/v_smoothed** — bukan u_filtered — karena `velocity_magnitude` PIVlab = hypot(u_smoothed,v_smoothed) PERSIS (u_component kosong; sqrt(u_filtered^2+v_filtered^2) beda ~48%% dari |V|). Ini menjaga sqrt(Vx^2+Vy^2)=|V| (sanity lolos) & sebanding dgn deficit_mag lama.\n');
    fp('- Defisit dari **|Vx|** (magnitude, kebal arah). Shortening di zona ukur bergerak ke +x (kamera tengah, ukur dari kiri).\n');
    fp('- Plateau fase-aktif = **median** jendela [amalgamasi-K, amalgamasi], K=%g frame (bukan max seluruh kurva).\n', RESULT.plateauK);
    fp('- Amalgamasi objektif = median dari {X-FS(json), AX-SLIP->0, shear_rate->0, endF(label)}.\n\n');
    fp('## Hasil Utama\n\n');
    fp('| Metrik | Nilai |\n|---|---|\n');
    fp('| n sesar matang | %d |\n', S.n_mature);
    fp('| **deficit_x** (BARU, horizontal) | %.3f ± %.3f |\n', S.deficit_x_mean, S.deficit_x_sd);
    fp('| deficit_mag (field |V|, ~ lama 0.18) | %.3f ± %.3f |\n', S.deficit_mag_field_mean, S.deficit_mag_field_sd);
    fp('| deficit_mag (|V|_self=hypot(Vx,Vy)) | %.3f ± %.3f |\n', S.deficit_mag_self_mean, S.deficit_mag_self_sd);
    fp('\nKlaim lama HW ≈ 0,82 × Vmax → deficit_mag ≈ 0,18 (basis field |V|). ');
    if isfinite(S.deficit_x_mean) && isfinite(S.deficit_mag_field_mean)
        if S.deficit_x_mean < S.deficit_mag_field_mean
            fp('deficit_x (%.3f) **lebih kecil** dari deficit_mag (%.3f): sebagian "kelambatan" |V| ternyata pengangkatan ramp (Vy), bukan defisit transport horizontal sejati.\n\n', S.deficit_x_mean, S.deficit_mag_field_mean);
        else
            fp(['deficit_x (%.3f) **lebih besar** dari deficit_mag (%.3f): |V| MEREMEHKAN defisit horizontal. ' ...
                'Karena Vy (pengangkatan ramp) menambah |V|, HW tampak lebih cepat dari transport horizontal sejatinya; ' ...
                'defisit horizontal (shortening yg diserap sesar) sebenarnya LEBIH BESAR dari angka |V| lama.\n\n'], ...
                S.deficit_x_mean, S.deficit_mag_field_mean);
        end
    end
    fp('## Defisit per kondisi friksi\n\n');
    fp('| Kondisi | n | deficit_x mean | sd |\n|---|---|---|---|\n');
    lf=NaN;con=NaN;hf=NaN;
    if isfield(S,'byCondition')
        fns=fieldnames(S.byCondition);
        for i=1:numel(fns)
            b=S.byCondition.(fns{i});
            fp('| %s | %d | %.3f | %.3f |\n', fns{i}, b.n, b.deficit_x_mean, b.deficit_x_sd);
            if ~isempty(strfind(fns{i},'LF')), lf=b.deficit_x_mean; end
            if ~isempty(strfind(fns{i},'CON')), con=b.deficit_x_mean; end
            if ~isempty(strfind(fns{i},'HF'))&&isempty(strfind(fns{i},'LF')), hf=b.deficit_x_mean; end
        end
    end
    fp('\n**Hipotesis awal**: friksi↑ → defisit↑ (LF < CON < HF).\n\n');
    if isfinite(lf)&&isfinite(con)&&isfinite(hf)
        if lf<con && con<hf
            fp('**Teramati**: LF(%.3f) < CON(%.3f) < HF(%.3f) → hipotesis DIDUKUNG: friksi basal tinggi memperbesar defisit transport horizontal HW.\n\n', lf,con,hf);
        elseif lf>con && con>hf
            fp('**Teramati KEBALIKAN**: LF(%.3f) > CON(%.3f) > HF(%.3f). Friksi basal TINGGI justru MENGURANGI defisit horizontal — konsisten dgn sesar lebih curam/efisien pada HF sehingga HW mengikuti dinding lebih dekat; pada LF, HW lebih tertinggal secara horizontal.\n\n', lf,con,hf);
        else
            fp('**Teramati**: LF=%.3f, CON=%.3f, HF=%.3f (tak monotonik). Lihat summary PDF.\n\n', lf,con,hf);
        end
    end
    fp('## Caveat\n\n');
    fp('- Drift envelope (uji paralaks): slope %%/regangan dicetak per run di log & JSON; defisit relatif same-frame kebal drift kecil.\n');
    fp('- Sesar termuda (endF ≈ nF) ditandai IMMATURE & dikeluarkan dari statistik matang.\n');
    fp('- Vmax(b) indenter axpot dipakai bila sidecar _axpot.mat memuat track; kalau tidak, hanya Vmax(a) empiris.\n');
    fclose(fid);
end
